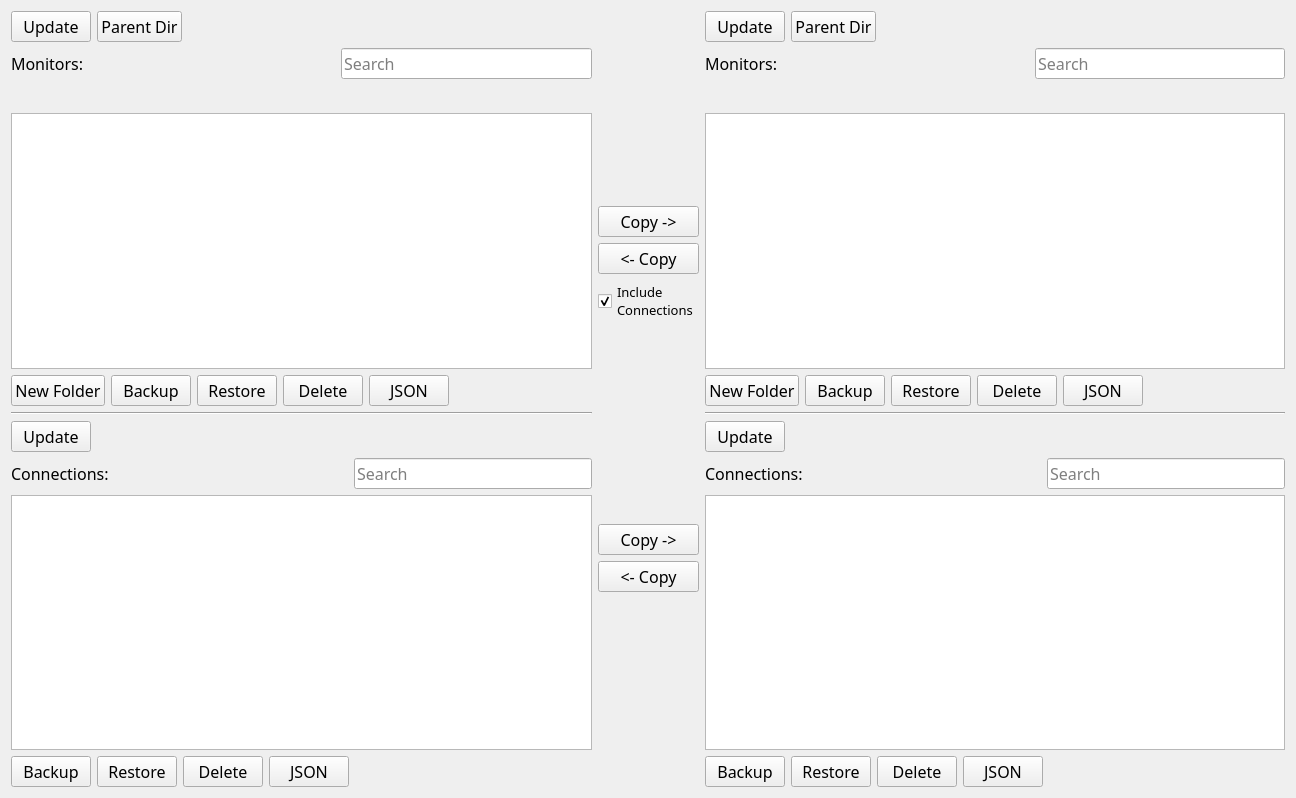
<?xml version="1.0" encoding="UTF-8"?>
<ui version="4.0">
 <class>Form</class>
 <widget class="QWidget" name="Form">
  <property name="geometry">
   <rect>
    <x>0</x>
    <y>0</y>
    <width>1296</width>
    <height>798</height>
   </rect>
  </property>
  <property name="windowTitle">
   <string>Form</string>
  </property>
  <layout class="QHBoxLayout" name="horizontalLayout_11">
   <item>
    <layout class="QVBoxLayout" name="verticalLayout_2">
     <item>
      <layout class="QHBoxLayout" name="horizontalLayout">
       <item>
        <widget class="QPushButton" name="pushButtonUpdateMonitorsLeft">
         <property name="font">
          <font>
           <family>Waree</family>
           <pointsize>12</pointsize>
          </font>
         </property>
         <property name="toolTip">
          <string>Update the list of monitors. </string>
         </property>
         <property name="text">
          <string>Update</string>
         </property>
        </widget>
       </item>
       <item>
        <widget class="QPushButton" name="pushButtonParentDirMonitorsLeft">
         <property name="font">
          <font>
           <family>Waree</family>
           <pointsize>12</pointsize>
          </font>
         </property>
         <property name="toolTip">
          <string>Go up one level to the parent directory of the current directory. </string>
         </property>
         <property name="text">
          <string>Parent Dir</string>
         </property>
        </widget>
       </item>
       <item>
        <spacer name="horizontalSpacer">
         <property name="orientation">
          <enum>Qt::Horizontal</enum>
         </property>
         <property name="sizeHint" stdset="0">
          <size>
           <width>40</width>
           <height>20</height>
          </size>
         </property>
        </spacer>
       </item>
      </layout>
     </item>
     <item>
      <layout class="QHBoxLayout" name="horizontalLayout_7">
       <item>
        <widget class="QLabel" name="labelMonitorsLeft">
         <property name="font">
          <font>
           <family>Waree</family>
           <pointsize>12</pointsize>
          </font>
         </property>
         <property name="text">
          <string>Monitors:</string>
         </property>
        </widget>
       </item>
       <item>
        <spacer name="horizontalSpacer_7">
         <property name="orientation">
          <enum>Qt::Horizontal</enum>
         </property>
         <property name="sizeHint" stdset="0">
          <size>
           <width>40</width>
           <height>20</height>
          </size>
         </property>
        </spacer>
       </item>
       <item>
        <widget class="QLineEdit" name="lineEditSearchMonitorsLeft">
         <property name="font">
          <font>
           <family>Waree</family>
           <pointsize>12</pointsize>
          </font>
         </property>
         <property name="toolTip">
          <string>Filter what's in the monitors list (case sensitive).</string>
         </property>
         <property name="placeholderText">
          <string>Search</string>
         </property>
        </widget>
       </item>
      </layout>
     </item>
     <item>
      <widget class="QLabel" name="labelMonitorPathLeft">
       <property name="font">
        <font>
         <family>Waree</family>
         <pointsize>12</pointsize>
        </font>
       </property>
       <property name="text">
        <string/>
       </property>
      </widget>
     </item>
     <item>
      <widget class="QListWidget" name="listWidgetMonitorsLeft">
       <property name="font">
        <font>
         <family>Waree</family>
         <pointsize>12</pointsize>
        </font>
       </property>
       <property name="selectionMode">
        <enum>QAbstractItemView::ExtendedSelection</enum>
       </property>
       <property name="sortingEnabled">
        <bool>true</bool>
       </property>
      </widget>
     </item>
     <item>
      <layout class="QHBoxLayout" name="horizontalLayout_3">
       <item>
        <widget class="QPushButton" name="pushButtonMonitorNewFolderLeft">
         <property name="font">
          <font>
           <family>Waree</family>
           <pointsize>12</pointsize>
          </font>
         </property>
         <property name="text">
          <string>New Folder</string>
         </property>
        </widget>
       </item>
       <item>
        <widget class="QPushButton" name="pushButtonBackupMonitorLeft">
         <property name="font">
          <font>
           <family>Waree</family>
           <pointsize>12</pointsize>
          </font>
         </property>
         <property name="toolTip">
          <string>Backup the selected monitor(s) and associated webhook connections to a file. </string>
         </property>
         <property name="text">
          <string>Backup</string>
         </property>
        </widget>
       </item>
       <item>
        <widget class="QPushButton" name="pushButtonRestoreMonitorLeft">
         <property name="font">
          <font>
           <family>Waree</family>
           <pointsize>12</pointsize>
          </font>
         </property>
         <property name="toolTip">
          <string>Restore monitor from a file and optionally also restore any connections that were associated with that monitor (if &quot;include connections&quot; is checked.)</string>
         </property>
         <property name="text">
          <string>Restore</string>
         </property>
        </widget>
       </item>
       <item>
        <widget class="QPushButton" name="pushButtonDeleteMonitorLeft">
         <property name="font">
          <font>
           <family>Waree</family>
           <pointsize>12</pointsize>
          </font>
         </property>
         <property name="toolTip">
          <string>Delete the selected monitor(s). Be careful, this is permanent. </string>
         </property>
         <property name="text">
          <string>Delete</string>
         </property>
        </widget>
       </item>
       <item>
        <widget class="QPushButton" name="pushButtonMonitorJSONLeft">
         <property name="font">
          <font>
           <family>Waree</family>
           <pointsize>12</pointsize>
          </font>
         </property>
         <property name="toolTip">
          <string>Display Monitor(s) as JSON</string>
         </property>
         <property name="text">
          <string>JSON</string>
         </property>
        </widget>
       </item>
       <item>
        <spacer name="horizontalSpacer_3">
         <property name="orientation">
          <enum>Qt::Horizontal</enum>
         </property>
         <property name="sizeHint" stdset="0">
          <size>
           <width>40</width>
           <height>20</height>
          </size>
         </property>
        </spacer>
       </item>
      </layout>
     </item>
     <item>
      <widget class="Line" name="line">
       <property name="orientation">
        <enum>Qt::Horizontal</enum>
       </property>
      </widget>
     </item>
     <item>
      <layout class="QHBoxLayout" name="horizontalLayout_12">
       <item>
        <widget class="QPushButton" name="pushButtonUpdateConnectionsLeft">
         <property name="font">
          <font>
           <family>Waree</family>
           <pointsize>12</pointsize>
          </font>
         </property>
         <property name="toolTip">
          <string>Update the list of connections.</string>
         </property>
         <property name="text">
          <string>Update</string>
         </property>
        </widget>
       </item>
       <item>
        <spacer name="horizontalSpacer_11">
         <property name="orientation">
          <enum>Qt::Horizontal</enum>
         </property>
         <property name="sizeHint" stdset="0">
          <size>
           <width>40</width>
           <height>20</height>
          </size>
         </property>
        </spacer>
       </item>
      </layout>
     </item>
     <item>
      <layout class="QHBoxLayout" name="horizontalLayout_8">
       <item>
        <widget class="QLabel" name="labelConnectionsLeft">
         <property name="font">
          <font>
           <family>Waree</family>
           <pointsize>12</pointsize>
          </font>
         </property>
         <property name="text">
          <string>Connections:</string>
         </property>
        </widget>
       </item>
       <item>
        <spacer name="horizontalSpacer_8">
         <property name="orientation">
          <enum>Qt::Horizontal</enum>
         </property>
         <property name="sizeHint" stdset="0">
          <size>
           <width>40</width>
           <height>20</height>
          </size>
         </property>
        </spacer>
       </item>
       <item>
        <widget class="QLineEdit" name="lineEditSearchConnectionsLeft">
         <property name="font">
          <font>
           <family>Waree</family>
           <pointsize>12</pointsize>
          </font>
         </property>
         <property name="placeholderText">
          <string>Search</string>
         </property>
        </widget>
       </item>
      </layout>
     </item>
     <item>
      <widget class="QListWidget" name="listWidgetConnectionsLeft">
       <property name="font">
        <font>
         <family>Waree</family>
         <pointsize>12</pointsize>
        </font>
       </property>
       <property name="selectionMode">
        <enum>QAbstractItemView::ExtendedSelection</enum>
       </property>
       <property name="sortingEnabled">
        <bool>true</bool>
       </property>
      </widget>
     </item>
     <item>
      <layout class="QHBoxLayout" name="horizontalLayout_5">
       <item>
        <widget class="QPushButton" name="pushButtonBackupConnectionLeft">
         <property name="font">
          <font>
           <family>Waree</family>
           <pointsize>12</pointsize>
          </font>
         </property>
         <property name="toolTip">
          <string>Backup the selected connection(s).</string>
         </property>
         <property name="text">
          <string>Backup</string>
         </property>
        </widget>
       </item>
       <item>
        <widget class="QPushButton" name="pushButtonRestoreConnectionLeft">
         <property name="font">
          <font>
           <family>Waree</family>
           <pointsize>12</pointsize>
          </font>
         </property>
         <property name="toolTip">
          <string>Restore connection(s) from file. </string>
         </property>
         <property name="text">
          <string>Restore</string>
         </property>
        </widget>
       </item>
       <item>
        <widget class="QPushButton" name="pushButtonDeleteConnectionLeft">
         <property name="font">
          <font>
           <family>Waree</family>
           <pointsize>12</pointsize>
          </font>
         </property>
         <property name="toolTip">
          <string>Delete the selected connection(s). Be careful, this is permanent. </string>
         </property>
         <property name="text">
          <string>Delete</string>
         </property>
        </widget>
       </item>
       <item>
        <widget class="QPushButton" name="pushButtonConnectionJSONLeft">
         <property name="font">
          <font>
           <family>Waree</family>
           <pointsize>12</pointsize>
          </font>
         </property>
         <property name="toolTip">
          <string>Display Connection(s) as JSON</string>
         </property>
         <property name="text">
          <string>JSON</string>
         </property>
        </widget>
       </item>
       <item>
        <spacer name="horizontalSpacer_5">
         <property name="orientation">
          <enum>Qt::Horizontal</enum>
         </property>
         <property name="sizeHint" stdset="0">
          <size>
           <width>40</width>
           <height>20</height>
          </size>
         </property>
        </spacer>
       </item>
      </layout>
     </item>
    </layout>
   </item>
   <item>
    <layout class="QVBoxLayout" name="verticalLayout">
     <item>
      <spacer name="verticalSpacer_2">
       <property name="orientation">
        <enum>Qt::Vertical</enum>
       </property>
       <property name="sizeHint" stdset="0">
        <size>
         <width>20</width>
         <height>40</height>
        </size>
       </property>
      </spacer>
     </item>
     <item>
      <widget class="QPushButton" name="pushButtonCopyMonitorLeftToRight">
       <property name="font">
        <font>
         <family>Waree</family>
         <pointsize>12</pointsize>
        </font>
       </property>
       <property name="toolTip">
        <string>Copy monitor(s) from one org to another (with or without associated webhook connections)</string>
       </property>
       <property name="text">
        <string>Copy -&gt;</string>
       </property>
      </widget>
     </item>
     <item>
      <widget class="QPushButton" name="pushButtonCopyMonitorRightToLeft">
       <property name="font">
        <font>
         <family>Waree</family>
         <pointsize>12</pointsize>
        </font>
       </property>
       <property name="toolTip">
        <string>Copy monitor(s) from one org to another (with or without associated webhook connections)</string>
       </property>
       <property name="text">
        <string>&lt;- Copy</string>
       </property>
      </widget>
     </item>
     <item>
      <widget class="QCheckBox" name="checkBoxCopyRestoreConnections">
       <property name="font">
        <font>
         <family>Waree</family>
         <pointsize>10</pointsize>
        </font>
       </property>
       <property name="toolTip">
        <string>&lt;html&gt;&lt;head/&gt;&lt;body&gt;&lt;p&gt;Check this if you want to copy/restore any webhook &lt;/p&gt;&lt;p&gt;connections used by the selected monitor(s). &lt;br/&gt;&lt;br/&gt;This will look for monitors of the same name in the&lt;/p&gt;&lt;p&gt;target org and attach them to the monitor if they exist.&lt;/p&gt;&lt;p&gt;If they don't exist then they will be created from the&lt;/p&gt;&lt;p&gt;connections exported from the source org.&lt;/p&gt;&lt;/body&gt;&lt;/html&gt;</string>
       </property>
       <property name="text">
        <string>Include
Connections</string>
       </property>
       <property name="checked">
        <bool>true</bool>
       </property>
      </widget>
     </item>
     <item>
      <spacer name="verticalSpacer">
       <property name="orientation">
        <enum>Qt::Vertical</enum>
       </property>
       <property name="sizeType">
        <enum>QSizePolicy::MinimumExpanding</enum>
       </property>
       <property name="sizeHint" stdset="0">
        <size>
         <width>20</width>
         <height>80</height>
        </size>
       </property>
      </spacer>
     </item>
     <item>
      <widget class="QPushButton" name="pushButtonCopyConnectionLeftToRight">
       <property name="font">
        <font>
         <family>Waree</family>
         <pointsize>12</pointsize>
        </font>
       </property>
       <property name="toolTip">
        <string>Copy connection(s) from org to org. </string>
       </property>
       <property name="text">
        <string>Copy -&gt;</string>
       </property>
      </widget>
     </item>
     <item>
      <widget class="QPushButton" name="pushButtonCopyConnectionRightToLeft">
       <property name="font">
        <font>
         <family>Waree</family>
         <pointsize>12</pointsize>
        </font>
       </property>
       <property name="toolTip">
        <string>Copy connection(s) from org to org. </string>
       </property>
       <property name="text">
        <string>&lt;- Copy</string>
       </property>
      </widget>
     </item>
     <item>
      <spacer name="verticalSpacer_3">
       <property name="orientation">
        <enum>Qt::Vertical</enum>
       </property>
       <property name="sizeHint" stdset="0">
        <size>
         <width>20</width>
         <height>40</height>
        </size>
       </property>
      </spacer>
     </item>
    </layout>
   </item>
   <item>
    <layout class="QVBoxLayout" name="verticalLayout_3">
     <item>
      <layout class="QHBoxLayout" name="horizontalLayout_2">
       <item>
        <widget class="QPushButton" name="pushButtonUpdateMonitorsRight">
         <property name="font">
          <font>
           <family>Waree</family>
           <pointsize>12</pointsize>
          </font>
         </property>
         <property name="toolTip">
          <string>Update the list of monitors. </string>
         </property>
         <property name="text">
          <string>Update</string>
         </property>
        </widget>
       </item>
       <item>
        <widget class="QPushButton" name="pushButtonParentDirMonitorsRight">
         <property name="font">
          <font>
           <family>Waree</family>
           <pointsize>12</pointsize>
          </font>
         </property>
         <property name="toolTip">
          <string>Go up one level to the parent directory of the current directory. </string>
         </property>
         <property name="text">
          <string>Parent Dir</string>
         </property>
        </widget>
       </item>
       <item>
        <spacer name="horizontalSpacer_2">
         <property name="orientation">
          <enum>Qt::Horizontal</enum>
         </property>
         <property name="sizeHint" stdset="0">
          <size>
           <width>40</width>
           <height>20</height>
          </size>
         </property>
        </spacer>
       </item>
      </layout>
     </item>
     <item>
      <layout class="QHBoxLayout" name="horizontalLayout_9">
       <item>
        <widget class="QLabel" name="labelMonitorsRight">
         <property name="font">
          <font>
           <family>Waree</family>
           <pointsize>12</pointsize>
          </font>
         </property>
         <property name="text">
          <string>Monitors:</string>
         </property>
        </widget>
       </item>
       <item>
        <spacer name="horizontalSpacer_9">
         <property name="orientation">
          <enum>Qt::Horizontal</enum>
         </property>
         <property name="sizeHint" stdset="0">
          <size>
           <width>40</width>
           <height>20</height>
          </size>
         </property>
        </spacer>
       </item>
       <item>
        <widget class="QLineEdit" name="lineEditSearchMonitorsRight">
         <property name="font">
          <font>
           <family>Waree</family>
           <pointsize>12</pointsize>
          </font>
         </property>
         <property name="toolTip">
          <string>Filter what's in the monitors list (case sensitive).</string>
         </property>
         <property name="placeholderText">
          <string>Search</string>
         </property>
        </widget>
       </item>
      </layout>
     </item>
     <item>
      <widget class="QLabel" name="labelMonitorPathRight">
       <property name="font">
        <font>
         <family>Waree</family>
         <pointsize>12</pointsize>
        </font>
       </property>
       <property name="text">
        <string/>
       </property>
      </widget>
     </item>
     <item>
      <widget class="QListWidget" name="listWidgetMonitorsRight">
       <property name="font">
        <font>
         <family>Waree</family>
         <pointsize>12</pointsize>
        </font>
       </property>
       <property name="selectionMode">
        <enum>QAbstractItemView::ExtendedSelection</enum>
       </property>
       <property name="sortingEnabled">
        <bool>true</bool>
       </property>
      </widget>
     </item>
     <item>
      <layout class="QHBoxLayout" name="horizontalLayout_4">
       <item>
        <widget class="QPushButton" name="pushButtonMonitorNewFolderRight">
         <property name="font">
          <font>
           <family>Waree</family>
           <pointsize>12</pointsize>
          </font>
         </property>
         <property name="text">
          <string>New Folder</string>
         </property>
        </widget>
       </item>
       <item>
        <widget class="QPushButton" name="pushButtonBackupMonitorRight">
         <property name="font">
          <font>
           <family>Waree</family>
           <pointsize>12</pointsize>
          </font>
         </property>
         <property name="toolTip">
          <string>Backup the selected monitor(s) and associated webhook connections to a file. </string>
         </property>
         <property name="text">
          <string>Backup</string>
         </property>
        </widget>
       </item>
       <item>
        <widget class="QPushButton" name="pushButtonRestoreMonitorRight">
         <property name="font">
          <font>
           <family>Waree</family>
           <pointsize>12</pointsize>
          </font>
         </property>
         <property name="toolTip">
          <string>Restore monitor from a file and optionally also restore any connections that were associated with that monitor (if &quot;include connections&quot; is checked.)</string>
         </property>
         <property name="text">
          <string>Restore</string>
         </property>
        </widget>
       </item>
       <item>
        <widget class="QPushButton" name="pushButtonDeleteMonitorRight">
         <property name="font">
          <font>
           <family>Waree</family>
           <pointsize>12</pointsize>
          </font>
         </property>
         <property name="toolTip">
          <string>Delete the selected monitor(s). Be careful, this is permanent. </string>
         </property>
         <property name="text">
          <string>Delete</string>
         </property>
        </widget>
       </item>
       <item>
        <widget class="QPushButton" name="pushButtonMonitorJSONRight">
         <property name="font">
          <font>
           <family>Waree</family>
           <pointsize>12</pointsize>
          </font>
         </property>
         <property name="toolTip">
          <string>Display Monitor(s) as JSON</string>
         </property>
         <property name="text">
          <string>JSON</string>
         </property>
        </widget>
       </item>
       <item>
        <spacer name="horizontalSpacer_4">
         <property name="orientation">
          <enum>Qt::Horizontal</enum>
         </property>
         <property name="sizeHint" stdset="0">
          <size>
           <width>40</width>
           <height>20</height>
          </size>
         </property>
        </spacer>
       </item>
      </layout>
     </item>
     <item>
      <widget class="Line" name="line_2">
       <property name="orientation">
        <enum>Qt::Horizontal</enum>
       </property>
      </widget>
     </item>
     <item>
      <layout class="QHBoxLayout" name="horizontalLayout_13">
       <item>
        <widget class="QPushButton" name="pushButtonUpdateConnectionsRight">
         <property name="font">
          <font>
           <family>Waree</family>
           <pointsize>12</pointsize>
          </font>
         </property>
         <property name="toolTip">
          <string>Update the list of connections.</string>
         </property>
         <property name="text">
          <string>Update</string>
         </property>
        </widget>
       </item>
       <item>
        <spacer name="horizontalSpacer_12">
         <property name="orientation">
          <enum>Qt::Horizontal</enum>
         </property>
         <property name="sizeHint" stdset="0">
          <size>
           <width>40</width>
           <height>20</height>
          </size>
         </property>
        </spacer>
       </item>
      </layout>
     </item>
     <item>
      <layout class="QHBoxLayout" name="horizontalLayout_10">
       <item>
        <widget class="QLabel" name="labelConnectionsRight">
         <property name="font">
          <font>
           <family>Waree</family>
           <pointsize>12</pointsize>
          </font>
         </property>
         <property name="text">
          <string>Connections:</string>
         </property>
        </widget>
       </item>
       <item>
        <spacer name="horizontalSpacer_10">
         <property name="orientation">
          <enum>Qt::Horizontal</enum>
         </property>
         <property name="sizeHint" stdset="0">
          <size>
           <width>40</width>
           <height>20</height>
          </size>
         </property>
        </spacer>
       </item>
       <item>
        <widget class="QLineEdit" name="lineEditSearchConnectionsRight">
         <property name="font">
          <font>
           <family>Waree</family>
           <pointsize>12</pointsize>
          </font>
         </property>
         <property name="placeholderText">
          <string>Search</string>
         </property>
        </widget>
       </item>
      </layout>
     </item>
     <item>
      <widget class="QListWidget" name="listWidgetConnectionsRight">
       <property name="font">
        <font>
         <family>Waree</family>
         <pointsize>12</pointsize>
        </font>
       </property>
       <property name="selectionMode">
        <enum>QAbstractItemView::ExtendedSelection</enum>
       </property>
       <property name="sortingEnabled">
        <bool>true</bool>
       </property>
      </widget>
     </item>
     <item>
      <layout class="QHBoxLayout" name="horizontalLayout_6">
       <item>
        <widget class="QPushButton" name="pushButtonBackupConnectionRight">
         <property name="font">
          <font>
           <family>Waree</family>
           <pointsize>12</pointsize>
          </font>
         </property>
         <property name="toolTip">
          <string>Backup the selected connection(s).</string>
         </property>
         <property name="text">
          <string>Backup</string>
         </property>
        </widget>
       </item>
       <item>
        <widget class="QPushButton" name="pushButtonRestoreConnectionRight">
         <property name="font">
          <font>
           <family>Waree</family>
           <pointsize>12</pointsize>
          </font>
         </property>
         <property name="toolTip">
          <string>Restore connection(s) from file. </string>
         </property>
         <property name="text">
          <string>Restore</string>
         </property>
        </widget>
       </item>
       <item>
        <widget class="QPushButton" name="pushButtonDeleteConnectionRight">
         <property name="font">
          <font>
           <family>Waree</family>
           <pointsize>12</pointsize>
          </font>
         </property>
         <property name="toolTip">
          <string>Delete the selected connection(s). Be careful, this is permanent. </string>
         </property>
         <property name="text">
          <string>Delete</string>
         </property>
        </widget>
       </item>
       <item>
        <widget class="QPushButton" name="pushButtonConnectionJSONRight">
         <property name="font">
          <font>
           <family>Waree</family>
           <pointsize>12</pointsize>
          </font>
         </property>
         <property name="toolTip">
          <string>Display Connection(s) as JSON</string>
         </property>
         <property name="text">
          <string>JSON</string>
         </property>
        </widget>
       </item>
       <item>
        <spacer name="horizontalSpacer_6">
         <property name="orientation">
          <enum>Qt::Horizontal</enum>
         </property>
         <property name="sizeHint" stdset="0">
          <size>
           <width>40</width>
           <height>20</height>
          </size>
         </property>
        </spacer>
       </item>
      </layout>
     </item>
    </layout>
   </item>
  </layout>
 </widget>
 <resources/>
 <connections/>
</ui>
